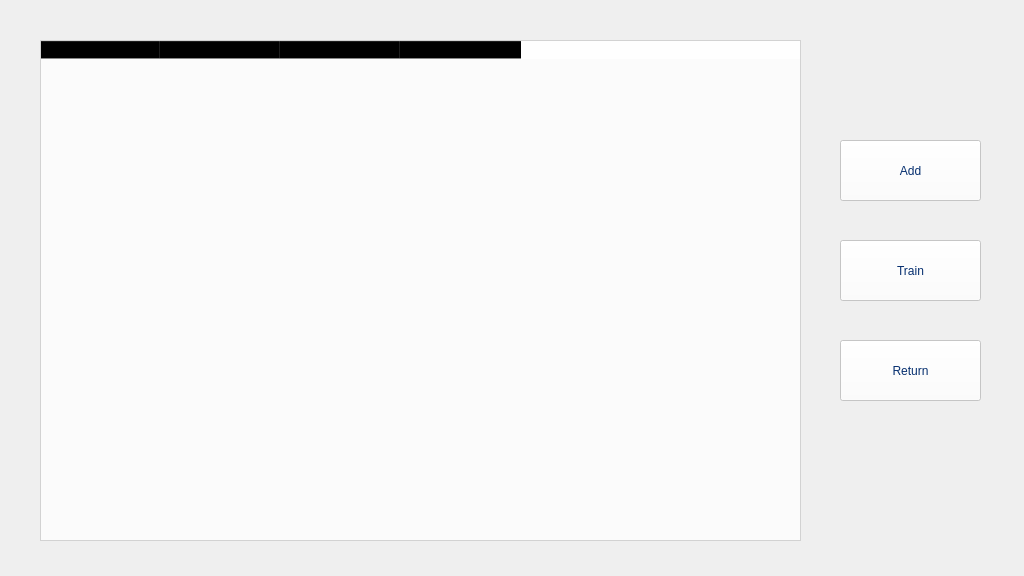
<?xml version="1.0" encoding="UTF-8"?>
<ui version="4.0">
 <class>Widget</class>
 <widget class="QWidget" name="Widget">
  <property name="geometry">
   <rect>
    <x>0</x>
    <y>0</y>
    <width>1024</width>
    <height>576</height>
   </rect>
  </property>
  <property name="windowTitle">
   <string>Attendance System</string>
  </property>
  <property name="styleSheet">
   <string notr="true"/>
  </property>
  <widget class="QLabel" name="label_2">
   <property name="geometry">
    <rect>
     <x>0</x>
     <y>0</y>
     <width>1024</width>
     <height>576</height>
    </rect>
   </property>
   <property name="styleSheet">
    <string notr="true">border-image: url(img/bg_image.png) 0 0 0 0 stretch stretch;
</string>
   </property>
   <property name="text">
    <string/>
   </property>
  </widget>
  <widget class="QTableWidget" name="table_user_list">
   <property name="geometry">
    <rect>
     <x>40</x>
     <y>40</y>
     <width>761</width>
     <height>501</height>
    </rect>
   </property>
   <property name="styleSheet">
    <string notr="true">background-color: rgba(255, 255, 255, 192);
font: 75 12pt &quot;MS Shell Dlg 2&quot;;</string>
   </property>
   <property name="dragDropMode">
    <enum>QAbstractItemView::NoDragDrop</enum>
   </property>
   <property name="selectionBehavior">
    <enum>QAbstractItemView::SelectRows</enum>
   </property>
   <property name="textElideMode">
    <enum>Qt::ElideMiddle</enum>
   </property>
   <property name="sortingEnabled">
    <bool>true</bool>
   </property>
   <property name="columnCount">
    <number>4</number>
   </property>
   <attribute name="horizontalHeaderCascadingSectionResizes">
    <bool>true</bool>
   </attribute>
   <attribute name="horizontalHeaderDefaultSectionSize">
    <number>120</number>
   </attribute>
   <attribute name="horizontalHeaderMinimumSectionSize">
    <number>64</number>
   </attribute>
   <attribute name="verticalHeaderCascadingSectionResizes">
    <bool>true</bool>
   </attribute>
   <attribute name="verticalHeaderDefaultSectionSize">
    <number>64</number>
   </attribute>
   <attribute name="verticalHeaderMinimumSectionSize">
    <number>64</number>
   </attribute>
   <attribute name="verticalHeaderStretchLastSection">
    <bool>false</bool>
   </attribute>
   <column>
    <property name="text">
     <string>Avatar</string>
    </property>
   </column>
   <column>
    <property name="text">
     <string>Full Name</string>
    </property>
   </column>
   <column>
    <property name="text">
     <string>ID</string>
    </property>
   </column>
   <column>
    <property name="text">
     <string>Action</string>
    </property>
   </column>
  </widget>
  <widget class="QPushButton" name="btn_add">
   <property name="geometry">
    <rect>
     <x>840</x>
     <y>140</y>
     <width>141</width>
     <height>61</height>
    </rect>
   </property>
   <property name="styleSheet">
    <string notr="true">background-color: rgba(255, 255, 255, 192);
color: rgb(6, 47, 111);
font: 75 24pt &quot;MS Shell Dlg 2&quot;;</string>
   </property>
   <property name="text">
    <string>Add</string>
   </property>
  </widget>
  <widget class="QPushButton" name="btn_return">
   <property name="geometry">
    <rect>
     <x>840</x>
     <y>340</y>
     <width>141</width>
     <height>61</height>
    </rect>
   </property>
   <property name="styleSheet">
    <string notr="true">background-color: rgba(255, 255, 255, 192);
color: rgb(6, 47, 111);
font: 75 24pt &quot;MS Shell Dlg 2&quot;;</string>
   </property>
   <property name="text">
    <string>Return</string>
   </property>
  </widget>
  <widget class="QPushButton" name="btn_train">
   <property name="geometry">
    <rect>
     <x>840</x>
     <y>240</y>
     <width>141</width>
     <height>61</height>
    </rect>
   </property>
   <property name="styleSheet">
    <string notr="true">background-color: rgba(255, 255, 255, 192);
color: rgb(6, 47, 111);
font: 75 24pt &quot;MS Shell Dlg 2&quot;;</string>
   </property>
   <property name="text">
    <string>Train</string>
   </property>
  </widget>
 </widget>
 <layoutdefault spacing="6" margin="11"/>
 <resources/>
 <connections/>
</ui>
